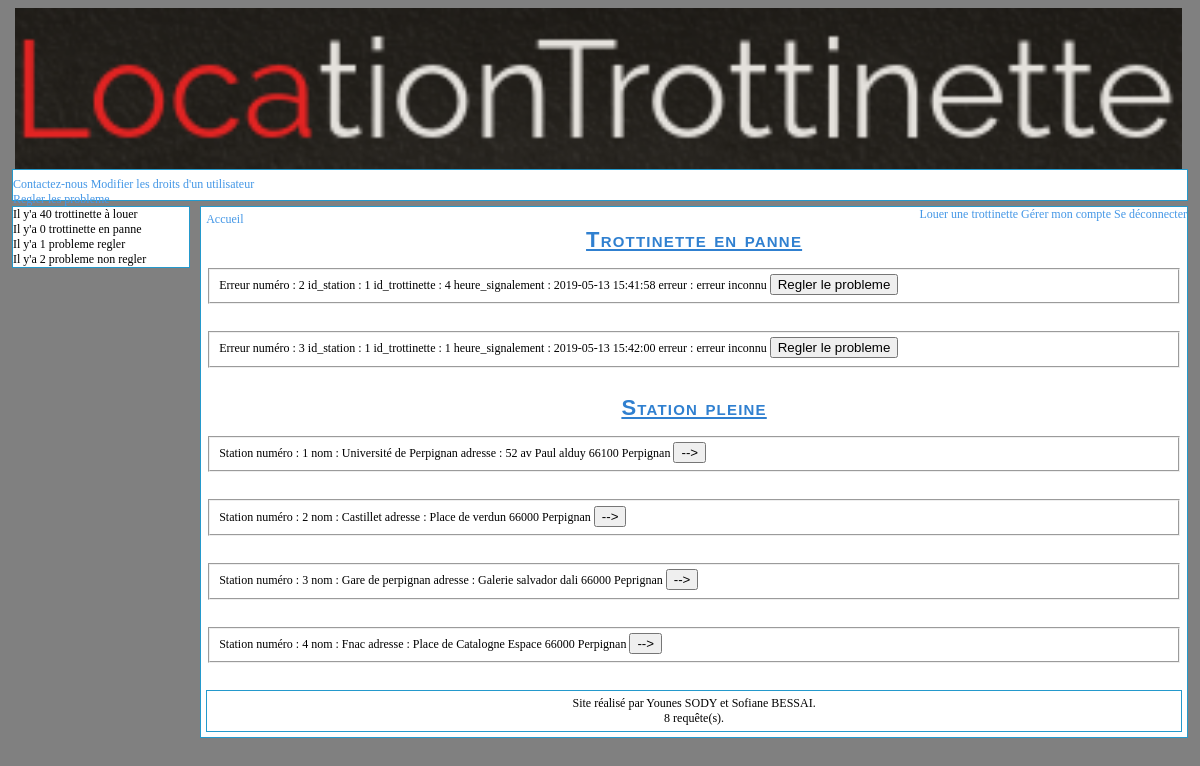
Screenshot of /php/erreur/erreur.php (signed in) with the database file from the repository.
### tables this page shows
CREATE TABLE `erreur` (
  `id_erreur` int(11) NOT NULL,
  `id_station` int(11) NOT NULL,
  `id_trottinette` int(11) NOT NULL,
  `heure_signalement` datetime NOT NULL DEFAULT CURRENT_TIMESTAMP,
  `erreur` text NOT NULL,
  `regler` tinyint(1) NOT NULL DEFAULT '0'
);

CREATE TABLE `station` (
  `id_station` int(11) NOT NULL,
  `nom` varchar(50) NOT NULL,
  `adresse` varchar(50) NOT NULL,
  `nb_trottinette` int(11) NOT NULL,
  `nb_max` int(11) NOT NULL
);

### php/includes/fonctions.php (called while the page is built, shortened)
<?php
function requete_sql($id, $requete, $option)
{
    if( !($query = mysqli_query($id, $requete) ))
    {
        exit('Erreur SQL : '.mysqli_error($id). '<br>' . ' Ligne : '. __LINE__ .'.' . $requete . ' ');
    }
    if($option == 1)
    {
        $query1 = mysqli_fetch_array($query);
        return $query1;
    }
}
function queries($num = 1)
{
    global $queries;
    $queries = $queries + intval($num);
}
function nb_trottinette_louer($id){
    $requete = "SELECT COUNT(id_trottinette) AS cnt FROM trottinette WHERE en_panne = '0' AND a_quai = '1'";
    $resultat = requete_sql($id, $requete, 1);
    return $resultat['cnt'];
}
function nb_trottinette_en_panne($id){
    $requete = "SELECT COUNT(id_trottinette) AS cnt FROM trottinette WHERE en_panne = '1' ";
    $resultat = requete_sql($id, $requete, 1);
    return $resultat['cnt'];
}
function nb_probleme_regler($id){
    $requete = "SELECT COUNT(id_erreur) AS cnt FROM erreur WHERE regler = '1' ";
    $resultat = requete_sql($id, $requete, 1);
    return $resultat['cnt'];
}
function nb_probleme_non_regler($id){
    $requete = "SELECT COUNT(id_erreur) AS cnt FROM erreur WHERE regler = '0' ";
    $resultat = requete_sql($id, $requete, 1);
    return $resultat['cnt'];
}
?>

### php/includes/config.php (called while the page is built, shortened)
<?php
$queries = 0;
?>

### php/erreur/erreur.php (the view, shortened to what this page needs)
<?php
include('../includes/config.php');
include('../includes/fonctions.php');
$id = connexionbdd();
include('../includes/haut.php');
?>
<div id="colonne_gauche">
    <?php
    include('../includes/colg.php');
    ?>
</div>
<div id="contenu">
    <div id="map">
        <a href="../index.php">Accueil</a>
    </div>
    <?php
    if(isset($_SESSION['privilege']) && $_SESSION['privilege'] > 1)
    {
        $requete = "SELECT COUNT(id_erreur) AS cnt , id_erreur, id_station, id_trottinette, heure_signalement, erreur FROM erreur WHERE regler = '0' GROUP BY id_erreur";
    }
    if( !($resultat=mysqli_query($id, $requete) ))
    {
        exit('Erreur SQL : '.mysqli_error($id). '<br>' . ' Ligne : '. __LINE__ .'.' . $requete . ' ');
    }
    ?>
        <h1>Trottinette en panne</h1>
    <?php
    while ($ligneresultat = mysqli_fetch_array($resultat)) {
        ?>
        <form action="traitement_erreur.php" method="post" name="Location">
            <fieldset>
                <label for="id_erreur"        class="station">Erreur numéro :     <?php echo $ligneresultat[1]; ?></label>
                <label for="id_station"       class="station">id_station :        <?php echo $ligneresultat[2]; ?></label>
                <label for="id_trottinette"   class="station">id_trottinette :    <?php echo $ligneresultat[3]; ?></label>
                <label for="heure_signalement"class="station">heure_signalement : <?php echo $ligneresultat[4]; ?></label>
                <label for="erreur"           class="station">erreur :            <?php echo $ligneresultat[5]; ?></label>
                <input type="submit" value="Regler le probleme" />
            </fieldset>
        </form><br>
        <?php
    }
    $requete = "SELECT COUNT(id_station) AS cnt , id_station, nom, adresse FROM station WHERE nb_trottinette = nb_max GROUP BY id_station";
    if( !($resultat2=mysqli_query($id, $requete) ))
    {
        exit('Erreur SQL : '.mysqli_error($id). '<br>' . ' Ligne : '. __LINE__ .'.' . $requete . ' ');
    }
    ?>
        <h1>Station pleine</h1>
    <?php
    while ($ligneresultat = mysqli_fetch_array($resultat2)) {
        ?>
        <form action="traitement_erreur.php" method="post" name="Location">
            <fieldset>
                <label for="idStation"        class="station">Station numéro : <?php echo $ligneresultat[1]; ?></label>
                <label for="nom"              class="station">nom : <?php echo $ligneresultat[2]; ?></label>
                <label for="adresse"          class="station">adresse : <?php echo $ligneresultat[3]; ?></label>
                <input type="submit" value="-->" />
            </fieldset>
        </form><br>
        <?php
    }
    ?>
    <?php
    include('../includes/bas.php');
    ?>

### php/includes/haut.php (shortened to what this page needs)
<!DOCTYPE html PUBLIC>
<html xmlns="http://www.w3.org/1999/xhtml" xml:lang="fr" >
<head>
    <link rel="stylesheet" title="Design" href="<?php echo ROOTPATH; ?>/design.css" type="text/css" media="screen" />
</head>
<body>
<div id="banniere">
    <a href="<?php echo ROOTPATH;?>/index.php"><img src="<?php echo ROOTPATH; ?>/images/banniere.png"/></a>
</div>
<div id="menu">
    <div id="menu_gauche">
        <a href="<?php echo ROOTPATH; ?>/contact.php">Contactez-nous</a>
        <?php
        if(isset($_SESSION['privilege']) AND $_SESSION['privilege'] > 1)
        {
            ?>
            <a href="<?php echo ROOTPATH; ?>/membres/modif_privilege.php">Modifier les droits d'un utilisateur</a>
            <?php
        }
        ?>
    </div>
    <div id="menu_centre">
        <?php
        if(isset($_SESSION['privilege']) AND $_SESSION['privilege'] > 0)
        {
            ?>
            <a href="<?php echo ROOTPATH; ?>/erreur/erreur.php">Regler les probleme</a>
            <?php
        }
        ?>
    </div>
    <div id="menu_droite">
        <?php
        if(isset($_SESSION['id_utilisateur']))
        {
            if(isset($_SESSION['location']) AND $_SESSION['location'] != 1)
            {
                ?>
                <a href="<?php echo ROOTPATH; ?>/location/afficher_station.php">Louer une trottinette</a>
                <?php
            }
            else
            {
                ?>
                <a href="<?php echo ROOTPATH; ?>/location/afficher_station.php">Rendre une trottinette</a>
                <?php
            }
            ?>
            <a href="<?php echo ROOTPATH; ?>/membres/moncompte.php">Gérer mon compte</a>
            <a href="<?php echo ROOTPATH; ?>/membres/deconnexion.php">Se déconnecter</a>
            <?php
        }
        else
        {
            ?>
            <a href="<?php echo ROOTPATH; ?>/membres/inscription.php">Inscription</a>
            <a href="<?php echo ROOTPATH; ?>/membres/connexion.php">Connexion</a>
            <?php
        }
        ?>
    </div>
</div>

### php/includes/colg.php (shortened to what this page needs)
<div><?php echo "Il y'a " . nb_trottinette_louer($id) . " trottinette à louer"; ?></div>
<div><?php echo "Il y'a " . nb_trottinette_en_panne($id) . " trottinette en panne"; ?></div>
<div><?php echo "Il y'a " . nb_probleme_regler($id) . " probleme regler"; ?></div>
<div><?php echo "Il y'a " . nb_probleme_non_regler($id) . " probleme non regler"; ?></div>

### php/includes/bas.php (shortened to what this page needs)
        <div id="footer">
            Site réalisé par Younes SODY et Sofiane BESSAI.<br/>
            <?php echo $queries; ?> requête(s).
        </div>
    </body>
</html>

### php/design.css (style rules this page uses)
body { background-color: gray; width:auto; margin-left: 1%; margin-right: 1%; font-family: verdana, serif; font-size:12px }
#banniere { height:auto; width:auto; margin-left: 0.25%; }
#banniere a img { width: 99.5%; height: auto; }
#menu { padding-top: 7px; padding-bottom: 3px; background-color: white; width: auto; height: 20px; border: 1px solid #2499cc; }
#colonne_gauche { background-color: white; width:15%; margin-top: 5px; margin-bottom: 10px; padding:0; border: 1px solid #2499cc; float: left; }
#menu_droite { text-align: right; }
#contenu { background-color: white; margin-left: 16%; margin-bottom:10px; margin-right:0; margin-top:5px; padding:5px; width:auto; border: 1px solid #2499cc; min-height:200px; }
#footer { background-color: white; clear: both; margin:0; padding:5px; width:auto; text-align:center; border:1px solid #2499cc; }
h1 { text-align:center; text-decoration: underline; color: #3080D0; font-family:"trebuchet ms", verdana, sans-serif; letter-spacing:1.2px; font-variant:small-caps; font-weight:bold; font-size:22px; margin-top:0; }
a, a:visited { color:#4497e6; text-decoration:none; }
a img { border: none; }

### rows the page displays
erreur: id_erreur "2", id_station "1", id_trottinette "4", heure_signalement "2019-05-13 15:41:58", erreur "erreur inconnu"
erreur: id_erreur "3", id_station "1", id_trottinette "1", heure_signalement "2019-05-13 15:42:00", erreur "erreur inconnu"
station: id_station "1", nom "Université de Perpignan", adresse "52 av Paul alduy 66100 Perpignan"
station: id_station "2", nom "Castillet", adresse "Place de verdun 66000 Perpignan"
station: id_station "3", nom "Gare de perpignan", adresse "Galerie salvador dali 66000 Peprignan"
station: id_station "4", nom "Fnac", adresse "Place de Catalogne Espace 66000 Perpignan"

### other values shown
nb_trottinette_louer($id) "40"
nb_trottinette_en_panne($id) "0"
nb_probleme_regler($id) "1"
nb_probleme_non_regler($id) "2"
$queries "8"
